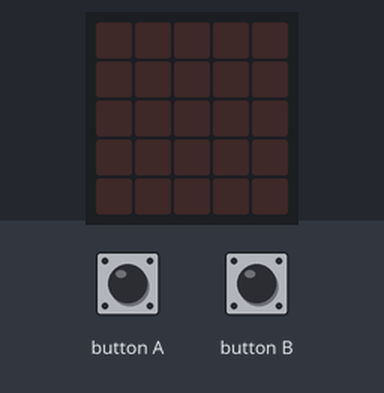
A program run on a simulated BBC micro:bit (MakeCode). Parts: the board's 5×5 LED display. Inputs (shaded band) come from the test bench.

Above: at 1.2 s.
1.3 s: button A pressed for 0.15 s
At 2.8 s:
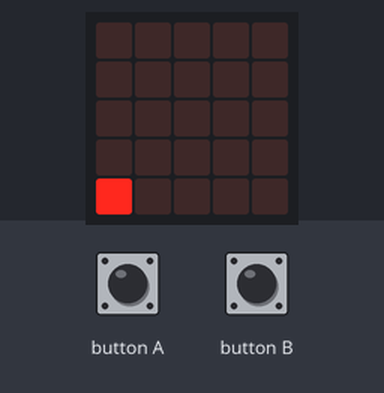
3.1 s: button B pressed for 0.15 s
At 4.5 s:
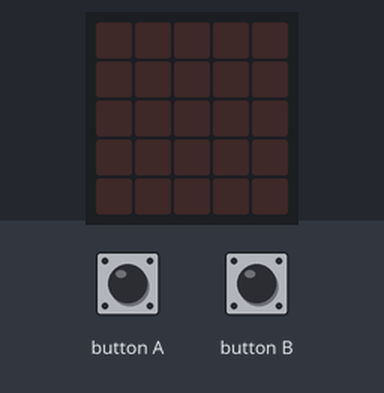
4.8 s: button A pressed 5 times (0.12 s each, 0.3 s apart)
At 6.6 s:
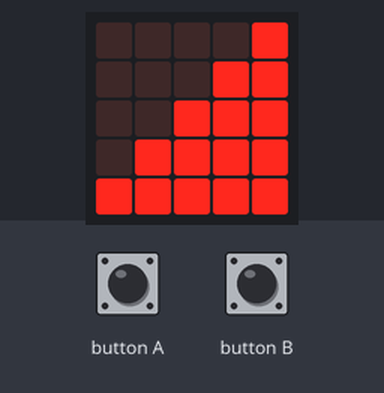
7.8 s: button B pressed for 0.15 s
At 9.4 s:
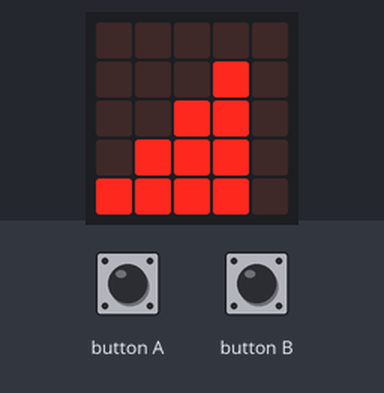
Timing chart, 0 to 10.8 s (numbered marks = the images above; inputs shaded):
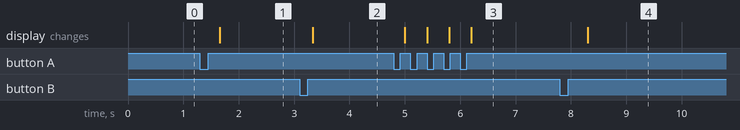

Measured:
- after the input at 1.3 s, the display: changes after 0.36 s (image 1)
- after the input at 3.1 s, the display: changes after 0.24 s (image 2)
- after the input at 4.8 s, the display: first changes after 0.20 s (image 3 shows a later state)
- after the input at 7.8 s, the display: changes after 0.50 s (image 4)

The program:

main.ts
```typescript
let index = 0
input.onButtonPressed(Button.A, function () {
    if (index < 5) {
        index += 1
    }
})
input.onButtonPressed(Button.B, function () {
    if (index > 0) {
        index += -1
    }
})
basic.forever(function () {
    if (index == 0) {
        basic.showLeds(`
            . . . . .
            . . . . .
            . . . . .
            . . . . .
            . . . . .
            `)
    }
    if (index == 1) {
        basic.showLeds(`
            . . . . .
            . . . . .
            . . . . .
            . . . . .
            # . . . .
            `)
    }
    if (index == 2) {
        basic.showLeds(`
            . . . . .
            . . . . .
            . . . . .
            . # . . .
            # # . . .
            `)
    }
    if (index == 3) {
        basic.showLeds(`
            . . . . .
            . . . . .
            . . # . .
            . # # . .
            # # # . .
            `)
    }
    if (index == 4) {
        basic.showLeds(`
            . . . . .
            . . . # .
            . . # # .
            . # # # .
            # # # # .
            `)
    }
    if (index == 5) {
        basic.showLeds(`
            . . . . #
            . . . # #
            . . # # #
            . # # # #
            # # # # #
            `)
    }
})
```

test.ts
```typescript
// ide kerülnek a tesztek; a rendszer ezt nem kompilálja, ha a csomagot bővítményként használják.
```
